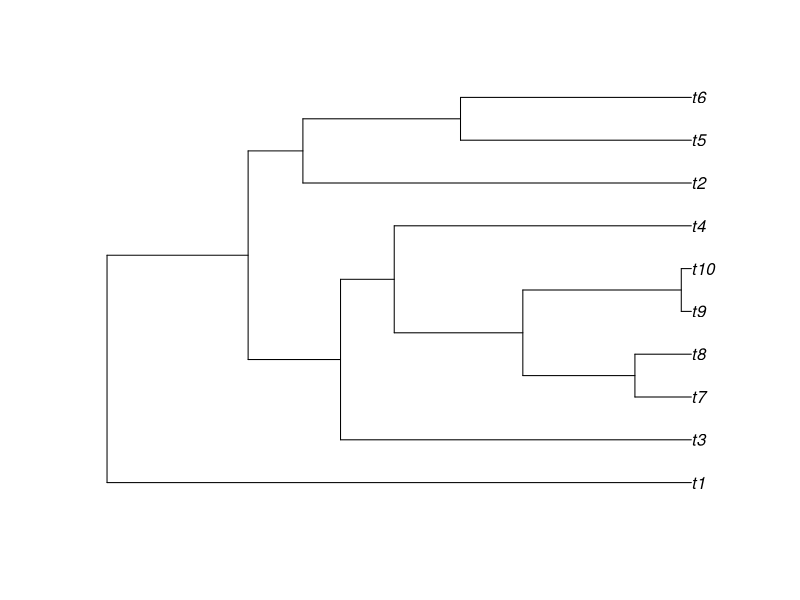

Reproduce this figure in R. (Note: this script raises an error after producing the figure.)

# Loading in packages
library(ape)
library(phytools)
# Creating a phylo object
tree <- pbtree(n= 10, scale=1)
plot(tree)

# Generaring sample data for both 'importance' and 'data'
imp.vals <- sample( c(0,1), size= length(tree$tip.label),
                    replace= T,prob=c(.8,.2))

data.vals <- sample( c(0,1), size= length(tree$tip.label),
                     replace= T,prob=c(.8,.2))
# Combining the synthesized values into a single data frame. 
df <- data.frame(tree$tip.label,  imp.vals, data.vals)

SeqDef(tree, df, data.col = 2, invert = T, scale = T )
                    
plot.seqdef(results)
